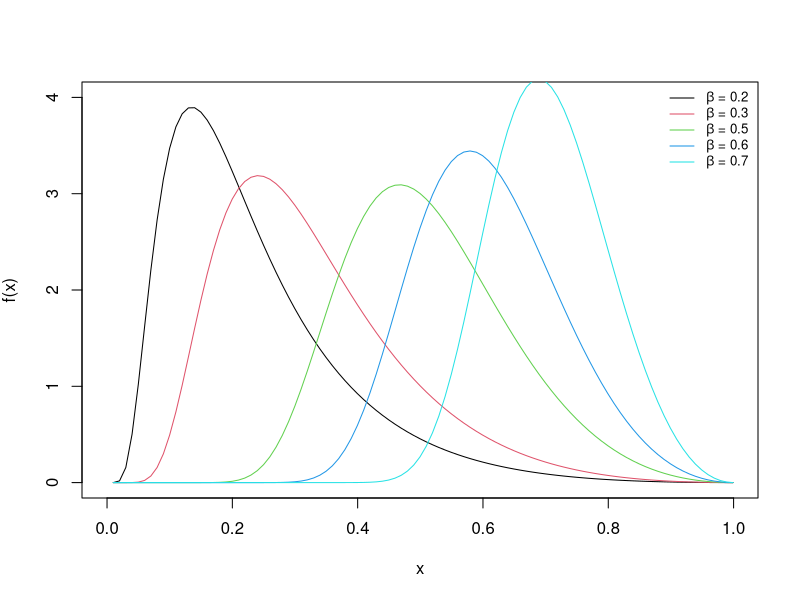
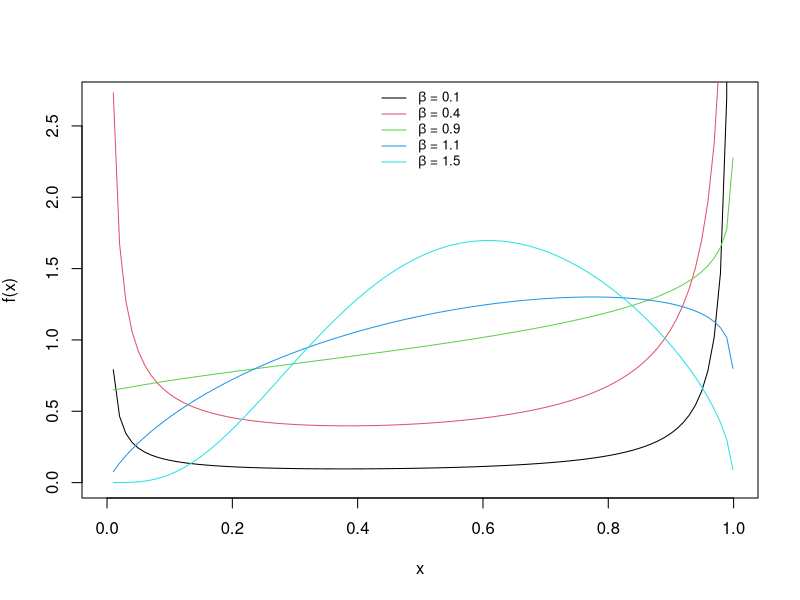

These charts were generated, in order, by the following R code:
##############################################
###############    Unit Weibull  #############
##############################################
############################################# 
#Inicializations
fromx=0
tox=0.999
yliminf=0
ylimsup=4

tau = 0.5
#Probability density function
f_UW <- function(x)
{
  b*log(tau)/(x*(log(u)))*(log(x)/log(u))^(b-1)*tau^((log(x)/log(u))^(b))
}

###########################################################################
# Information for the construction of Figure 3a of Section 3.
b = 3.0
u = 0.2
curve(f_UW,from=fromx, to=tox, add = FALSE, lty= 1,xlab = expression("x"),
      ylab = expression("f(x)"),ylim =c(yliminf,ylimsup), col =1, lwd = 1) 

b = 3.0
u = 0.3
curve(f_UW,from=fromx, to=tox, add = TRUE, lty=1,
      ylab = expression("f(x)"),ylim =c(yliminf,ylimsup), col = 2, lwd = 1)

b = 3.0
u = 0.5
curve(f_UW,from=fromx, to=tox, add = TRUE, lty=1,
      ylab = expression("f(x)"),ylim =c(yliminf,ylimsup), col = 3, lwd = 1)

b = 3.0
u = 0.6
curve(f_UW, from=fromx, to=tox, add = TRUE, lty=1, ylab = expression("f(x)"),
      ylim =c(yliminf,ylimsup), col = 4, lwd = 1)

b = 3.0
u = 0.7
curve(f_UW,from=fromx, to=tox, add = TRUE, lty=1,
      ylab = expression("f(x)"),xlab = expression("x"),
      ylim =c(yliminf,ylimsup), col = 5, lwd = 1)


legend("topright", c(expression(paste(beta,' = 0.2 ')),
                c(expression(paste(beta,' = 0.3 ')),
                  c(expression(paste(beta,' = 0.5 ')),
                    c(expression(paste(beta,' = 0.6 ')),
                      c(expression(paste(beta,' = 0.7 '))))))),
       col = c(1,2,3,4,5),
       lty= c(1,1,1,1,1),
       lwd = c(1,1,1,1,1), bty="n", cex = 0.8)
############################################################################
############################################################################
# Information for the construction of Figure 3b of Section 3.

#Inicializations
fromx=0
tox=0.999
yliminf=0
ylimsup= 2.7
tau = 0.5


b = 0.1
u = 0.6
curve(f_UW,from=fromx, to=tox, add = FALSE, lty= 1,xlab = expression("x"),
      ylab = expression("f(x)"),ylim =c(yliminf,ylimsup), col =1, lwd = 1)

b = 0.4
u = 0.6
curve(f_UW,from=fromx, to=tox, add = TRUE, lty=1,
      ylab = expression("f(x)"),ylim =c(yliminf,ylimsup), col = 2, lwd = 1)

b = 0.9
u = 0.6
curve(f_UW,from=fromx, to=tox, add = TRUE, lty=1,
      ylab = expression("f(x)"),ylim =c(yliminf,ylimsup), col = 3, lwd = 1)

b = 1.1
u = 0.6
curve(f_UW, from=fromx, to=tox, add = TRUE, lty=1, ylab = expression("f(x)"),
      ylim =c(yliminf,ylimsup), col = 4, lwd = 1)

b = 1.5
u = 0.6
curve(f_UW,from=fromx, to=tox, add = TRUE, lty=1,
      ylab = expression("f(x)"),xlab = expression("x"),
      ylim =c(yliminf,ylimsup), col = 5, lwd = 1)


legend("top", c(expression(paste(beta,' = 0.1 ')),
                    c(expression(paste(beta,' = 0.4 ')),
                      c(expression(paste(beta,' = 0.9 ')),
                        c(expression(paste(beta,' = 1.1 ')),
                          c(expression(paste(beta,' = 1.5 '))))))),
       col = c(1,2,3,4,5),
       lty= c(1,1,1,1,1),
       lwd = c(1,1,1,1,1), bty="n", cex = 0.8)
###########################################################################


